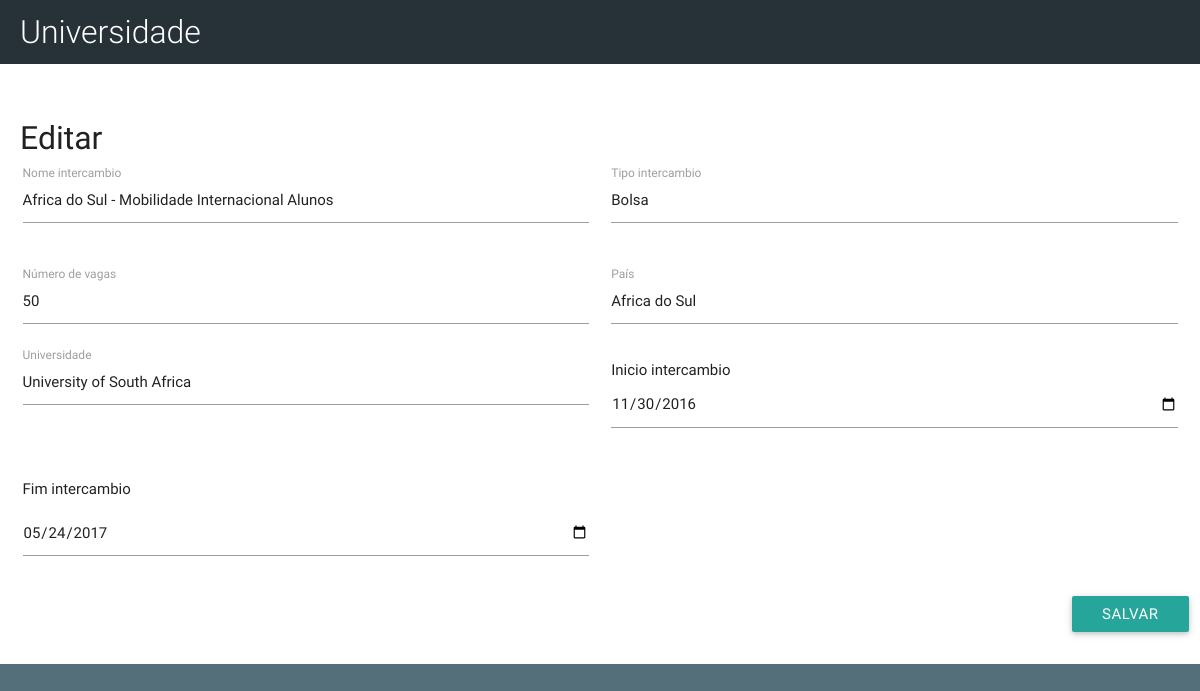
The app's page /codigo/interface/edit?id=5 with its own data.
### tables this page shows
CREATE TABLE `intercambio` (
  `NumInter` int(11) NOT NULL,
  `NomeInter` char(150) NOT NULL,
  `TipoInter` char(150) NOT NULL,
  `NumVagas` int(11) NOT NULL,
  `Pais` char(150) NOT NULL,
  `Universidade` char(150) NOT NULL,
  `InterInicio` date NOT NULL,
  `InterFim` date NOT NULL
);

### codigo/interface/edit.php (the view, shortened to what this page needs)
<?php require_once('header.php'); ?>
<?php
if(isset($_GET['id']))
{
  $sql_query="SELECT * FROM intercambio WHERE NumInter=".$_GET['id'];
  $result_set=mysql_query($sql_query);
  $fetched_row=mysql_fetch_array($result_set);
}
?>
<div class="row white "style="
padding-top: 50px;">
<span class="title-header">Editar</span>
<form method="post" class="col s12">
  <div class="row">
    <div class="input-field col s6">
      <input id="NomeInter" value="<?php echo $fetched_row['NomeInter']; ?>" name="nome" type="text">
      <label for="NomeInter">Nome intercambio</label>
    </div>
    <div class="input-field col s6">
        <input id="NomeInter" value="<?php echo $fetched_row['TipoInter']; ?>" name="tipo" type="text">
        <label for="NomeInter">Tipo intercambio</label>
    </div>
  </div>
  <div class="row">
    <div class="input-field col s6">
      <input id="pais" name="vagas" value="<?php echo $fetched_row['NumVagas']; ?>"  type="text">
      <label for="pais">Número de vagas</label>
    </div>
    <div class="input-field col s6">
      <input id="pais" name="pais" value="<?php echo $fetched_row['Pais']; ?>" type="text">
      <label for="pais">País</label>
    </div>
    <div class="input-field col s6">
      <input id="universidade" name="universidade" value="<?php echo $fetched_row['Universidade']; ?>" type="text">
      <label for="universidade">Universidade</label>
    </div>
    <div class="input-field col s6">
      <span for="">Inicio intercambio</span>
      <input name="inicio"  type="date" value="<?php echo $fetched_row['InterInicio']; ?>" class="datepicker">
    </div>
    <div class="input-field col s6">
      <p for="">Fim intercambio</p>
      <input name="fim" type="date" value="<?php echo $fetched_row['InterFim']; ?>" class="datepicker">
    </div>
  </div>
  <button class="btn waves-effect waves-light right" type="submit" name="action">Salvar
  </button>
  <br><br><br>
</form>
</div>

### codigo/interface/css/style.css (style rules this page uses)
.title-header { padding-left: 20px; font-size: 32px; }

### records on screen
intercambio: nome "Africa do Sul - Mobilidade Internacional Alunos", tipo "Bolsa", vagas "50", pais "Africa do Sul", universidade "University of South Africa", inicio "11/30/2016", fim "05/24/2017"
